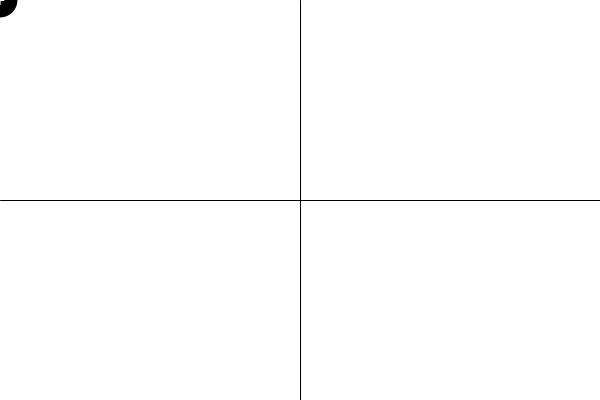
Frame 1 (no input)
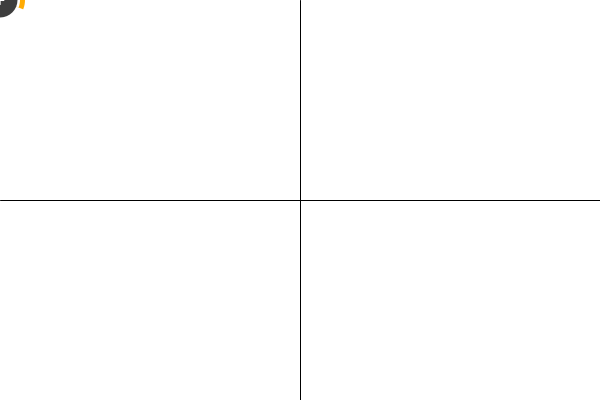
Frame 60 (the mouse pressed at the canvas centre just before this capture)
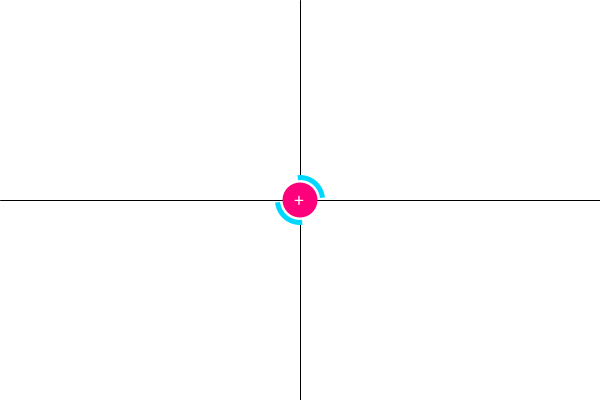
Frame 120 (the mouse held since frame 60 and released just before this capture)

The Processing sketch that drew these frames (run headless with seeded random() and noise(); from frame 60 on, the mouse is pressed at the canvas centre):

// Processing sketch: rotating_cursor
// ── rotating_cursor.pde
float rot=0;
color c, d;
int flag=0, x, y;
void setup()
{
  size(600, 400);
  smooth();
}
void draw()
{
  background(-1);
  stroke(0);
  line(0, height/2, width, height/2);
  line(width/2, 0, width/2, height);
  noCursor();
  //-----------------------------
  if (mousePressed) {
    x = mouseX;
    y = mouseY;
    flag=1;
  }

  if (flag==1)
  { 
    noStroke();
    fill(0);
    ellipse(x, y, 4, 4);
    y = y-4;
    if (y< 0)flag=0;
  }

  //-----------------------------
  pointer();
  if (mouseX < width/2 ) 
  {
    rot =  rot -0.1;
    c = color(#FFAB03);
    d = color(#3E3E3E);
  }
  else {
    rot =  rot +0.1;
    c = color(#00D7FF);
    d = color(#FF007C);
  }
}

void pointer()
{

  pushMatrix();
  translate(mouseX, mouseY);
  noStroke();
  rotate(rot);
  fill(c);
  arc(0, 0, 50, 50, PI/2, PI);
  arc(0, 0, 50, 50, -PI/2, 0);
  fill(255);
  arc(0, 0, 40, 40, PI/2, PI);
  arc(0, 0, 40, 40, -PI/2, 0);
  popMatrix();
  fill(d);
  ellipse(mouseX, mouseY, 35, 35);
  fill(255);
  textSize(20);
  text("+", mouseX-6, mouseY+7);
}
